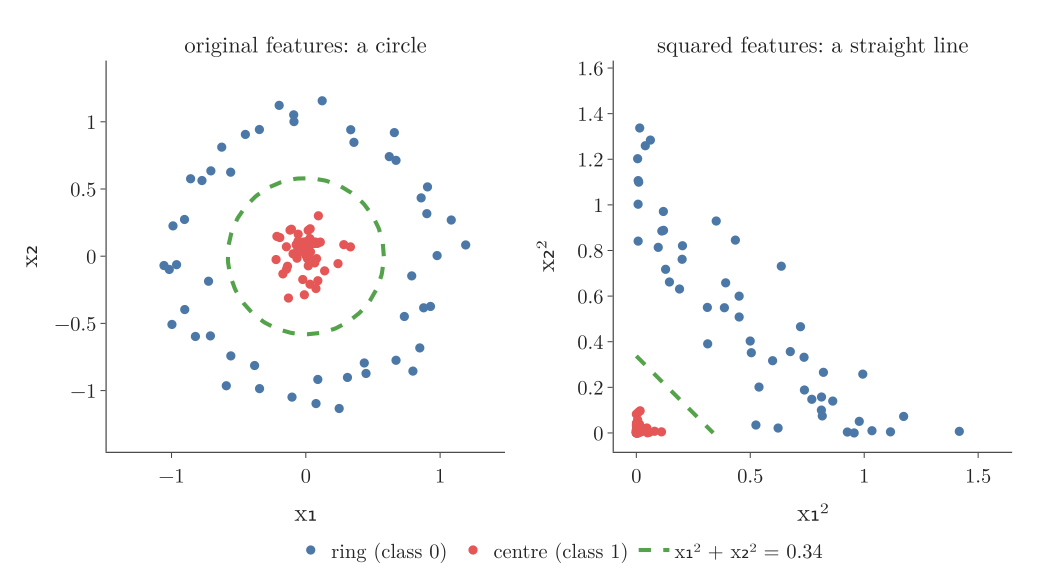

Python code for this plot:
"""Section 6: the circles data drawn in the degree-2 features (x1^2, x2^2). The circle x1^2 + x2^2 = r^2 becomes
the straight line u + v = r^2, so a linear boundary separates the classes there. A degree-3 kernel with coef0 = 0
has only degree-3 terms, so it cannot form x1^2 + x2^2.
Run: python degree2_space.py  -> degree2_space.png (Plotly)"""
import sys
from pathlib import Path

import numpy as np
import plotly.graph_objects as go
from plotly.subplots import make_subplots

HERE = Path(__file__).parent
sys.path.insert(0, str(HERE.parent))
from app import COLOURS, make_data  # noqa: E402

X, y = make_data("circles")
r2 = (X ** 2).sum(axis=1)
cut = (r2[y == 1].max() + r2[y == 0].min()) / 2                   # a line u + v = cut between the classes
assert r2[y == 1].max() < cut < r2[y == 0].min()
print("inner max r^2", r2[y == 1].max().round(3), "ring min r^2", r2[y == 0].min().round(3), "cut", cut.round(3))

fig = make_subplots(rows=1, cols=2, horizontal_spacing=0.12,
                    subplot_titles=("original features: a circle", "squared features: a straight line"))
for cls, name in ((0, "ring (class 0)"), (1, "centre (class 1)")):
    m = y == cls
    fig.add_trace(go.Scatter(x=X[m, 0], y=X[m, 1], mode="markers", name=name,
                             marker=dict(color=COLOURS[cls], size=9)), 1, 1)
    fig.add_trace(go.Scatter(x=X[m, 0] ** 2, y=X[m, 1] ** 2, mode="markers", showlegend=False,
                             marker=dict(color=COLOURS[cls], size=9)), 1, 2)
th = np.linspace(0, 2 * np.pi, 200)
fig.add_trace(go.Scatter(x=np.sqrt(cut) * np.cos(th), y=np.sqrt(cut) * np.sin(th), mode="lines",
                         name=f"x₁² + x₂² = {cut:.2f}", line=dict(color="#54A24B", width=4, dash="dash")), 1, 1)
fig.add_trace(go.Scatter(x=[0, cut], y=[cut, 0], mode="lines", showlegend=False,
                         line=dict(color="#54A24B", width=4, dash="dash")), 1, 2)
fig.update_xaxes(title="x₁", range=[-1.4, 1.4], col=1)
fig.update_yaxes(title="x₂", range=[-1.4, 1.4], scaleanchor="x", col=1)
fig.update_xaxes(title="x₁²", range=[-0.05, 1.6], col=2)
fig.update_yaxes(title="x₂²", range=[-0.05, 1.6], scaleanchor="x2", col=2)
fig.update_layout(template="simple_white", width=1000, height=560, font=dict(family="Latin Modern Roman", size=20),
                  margin=dict(l=60, r=20, t=50, b=120), legend=dict(orientation="h", x=0.5, xanchor="center", y=-0.2))
fig.update_annotations(font_size=22)
fig.write_image(HERE / "degree2_space.png", scale=2)
fig.write_image(HERE / "degree2_space.pdf")
